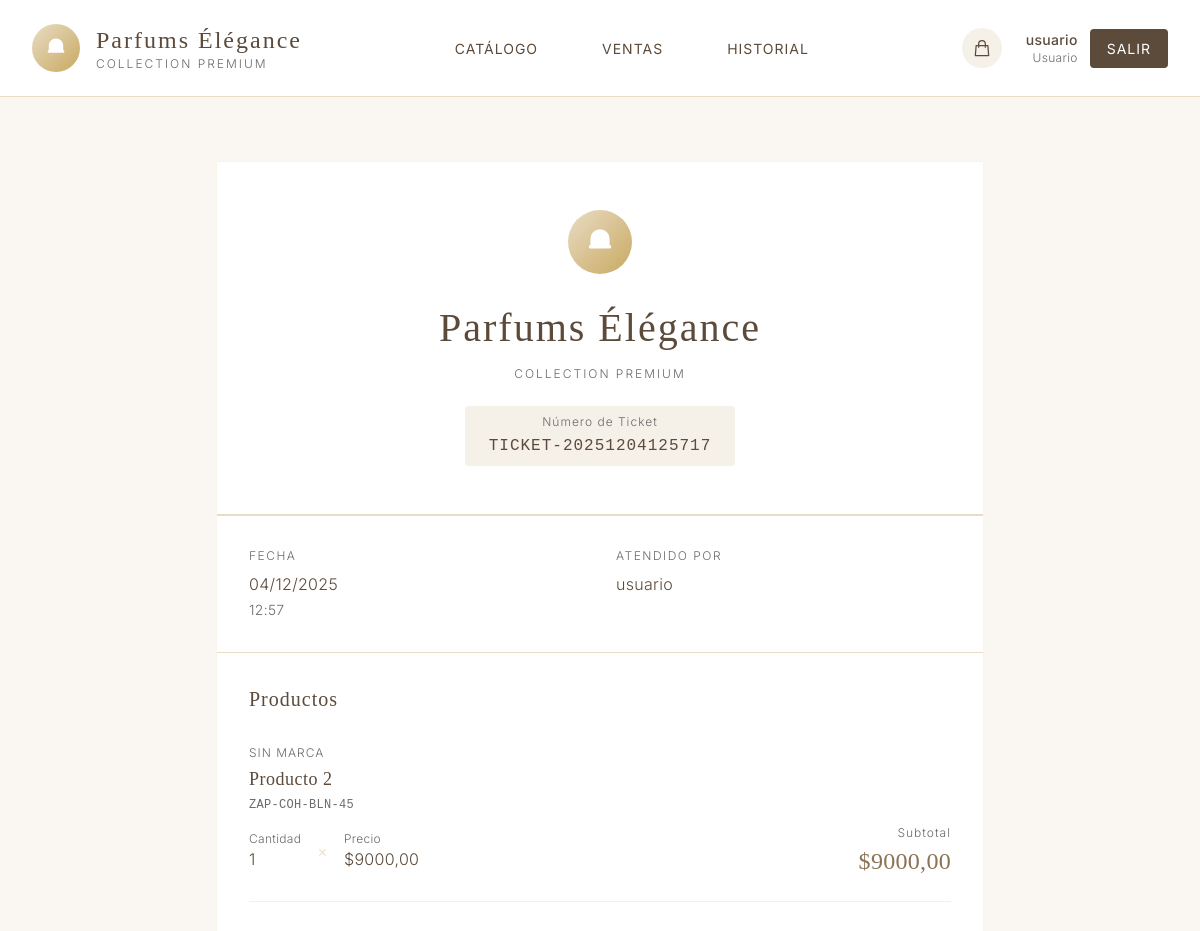
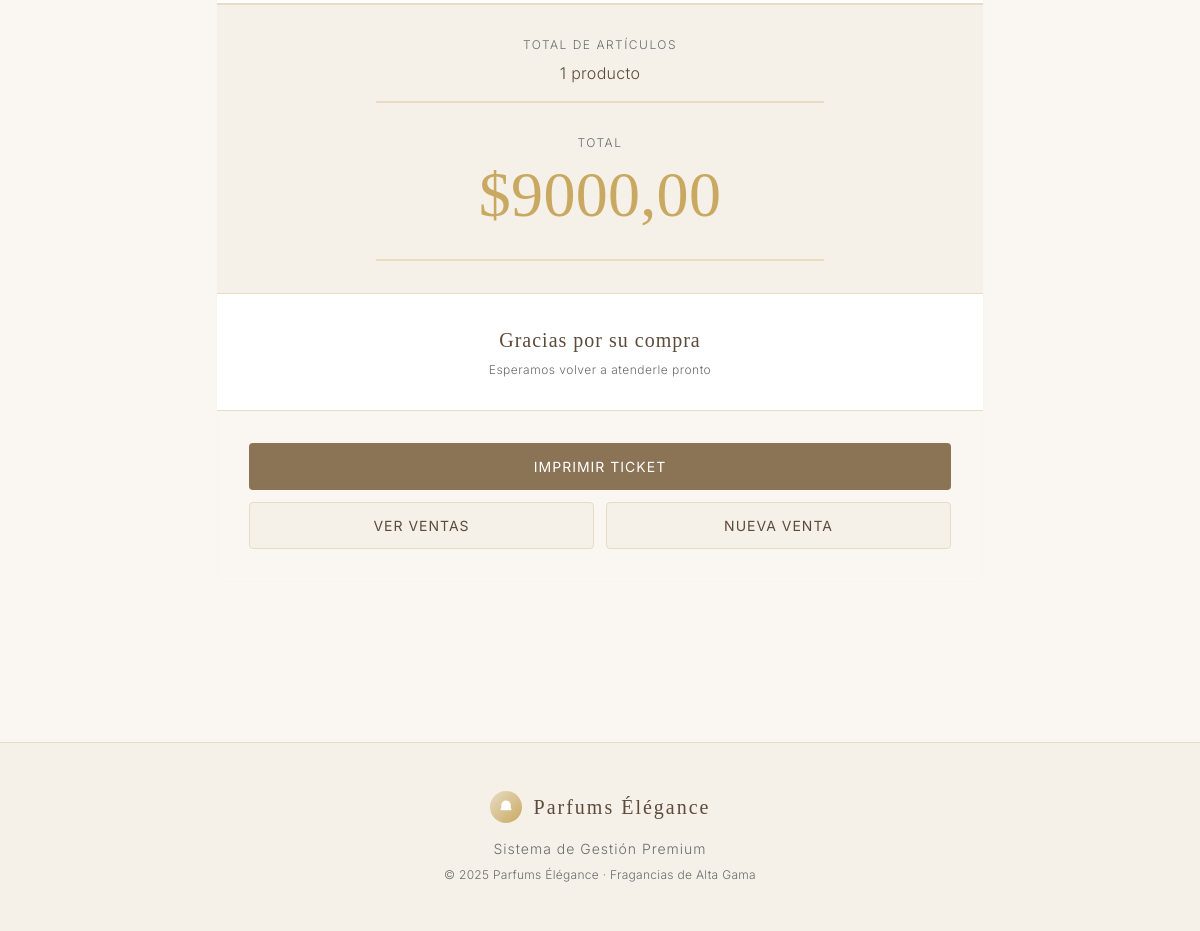
Screenshot of /sales/ticket/1/ (signed in) with the database file from the repository (2 pictures, top to bottom).
### products/models.py (models this page shows, shortened)
class Sale(models.Model):
    user = models.ForeignKey(User, on_delete=models.CASCADE, verbose_name="Usuario que realizó la venta")
    total = models.DecimalField(max_digits=10, decimal_places=2, verbose_name="Total de la venta")
    created_at = models.DateTimeField(auto_now_add=True, verbose_name="Fecha de venta")
    ticket_number = models.CharField(max_length=50, unique=True, verbose_name="Número de ticket")
    class Meta:
        verbose_name = "Venta"
        verbose_name_plural = "Ventas"
        ordering = ['-created_at']
    def get_items_count(self):
        return self.items.aggregate(total=models.Sum('quantity'))['total'] or 0

class SaleItem(models.Model):
    sale = models.ForeignKey(Sale, on_delete=models.CASCADE, related_name='items', verbose_name="Venta")
    product_name = models.CharField(max_length=200, verbose_name="Nombre del producto")
    product_brand = models.CharField(max_length=100, verbose_name="Marca")
    product_sku = models.CharField(max_length=100, verbose_name="SKU")
    quantity = models.IntegerField(verbose_name="Cantidad")
    unit_price = models.DecimalField(max_digits=10, decimal_places=2, verbose_name="Precio unitario")
    subtotal = models.DecimalField(max_digits=10, decimal_places=2, verbose_name="Subtotal")
    class Meta:
        verbose_name = "Item de Venta"
        verbose_name_plural = "Items de Venta"

### products/views.py (the view)
# urls.py: path('sales/ticket/<int:pk>/', views.sale_ticket, name='sale_ticket'),
@login_required
def sale_ticket(request, pk):
    sale = get_object_or_404(Sale, pk=pk)
    return render(request, 'products/sale_ticket.html', {'sale': sale})

### templates/products/sale_ticket.html (shortened to what this page needs)
{% extends 'base.html' %}
{% block content %}
<div class="max-w-3xl mx-auto">
    <div class="minimal-card overflow-hidden" id="ticket">
        <div class="text-center py-12 px-8" style="border-bottom: 2px solid var(--beige);">
            <div class="flex justify-center mb-6">
                <div class="w-16 h-16 rounded-full flex items-center justify-center" style="background: linear-gradient(135deg, var(--beige) 0%, var(--gold-accent) 100%);">
                    <svg class="w-8 h-8 text-white" fill="currentColor" viewBox="0 0 20 20">
                        <path d="M10 2a6 6 0 00-6 6v3.586l-.707.707A1 1 0 004 14h12a1 1 0 00.707-1.707L16 11.586V8a6 6 0 00-6-6z"/>
                    </svg>
                </div>
            </div>
            <h1 class="serif mb-2" style="color: var(--dark-brown); font-size: 2.5rem; font-weight: 300; letter-spacing: 2px;">
                Parfums Élégance
            </h1>
            <p class="text-xs mb-6" style="color: var(--soft-gray); letter-spacing: 2px; text-transform: uppercase;">
                Collection Premium
            </p>
            <div class="inline-block px-6 py-2 rounded" style="background-color: var(--ivory);">
                <p class="text-xs mb-1" style="color: var(--soft-gray); letter-spacing: 1px;">Número de Ticket</p>
                <p class="font-mono text-base font-medium" style="color: var(--dark-brown); letter-spacing: 1px;">
                    {{ sale.ticket_number }}
                </p>
            </div>
        </div>
        <div class="p-8" style="border-bottom: 1px solid var(--beige);">
            <div class="grid grid-cols-2 gap-8">
                <div>
                    <p class="text-xs mb-2" style="color: var(--soft-gray); letter-spacing: 1.5px; text-transform: uppercase;">
                        Fecha
                    </p>
                    <p class="text-base" style="color: var(--dark-brown);">
                        {{ sale.created_at|date:"d/m/Y" }}
                    </p>
                    <p class="text-sm mt-1" style="color: var(--soft-gray);">
                        {{ sale.created_at|date:"H:i" }}
                    </p>
                </div>
                <div>
                    <p class="text-xs mb-2" style="color: var(--soft-gray); letter-spacing: 1.5px; text-transform: uppercase;">
                        Atendido por
                    </p>
                    <p class="text-base" style="color: var(--dark-brown);">
                        {{ sale.user.username }}
                    </p>
                </div>
            </div>
        </div>
        <div class="p-8" style="border-bottom: 2px solid var(--beige);">
            <h2 class="serif text-xl mb-8" style="color: var(--dark-brown); font-weight: 400; letter-spacing: 1px;">
                Productos
            </h2>
            <div class="space-y-6">
                {% for item in sale.items.all %}
                <div class="pb-6" style="border-bottom: 1px solid var(--ivory);">
                    <div class="flex justify-between items-start mb-3">
                        <div class="flex-1">
                            <p class="text-xs mb-1" style="color: var(--soft-gray); letter-spacing: 1px; text-transform: uppercase;">
                                {{ item.product_brand }}
                            </p>
                            <h3 class="serif text-lg" style="color: var(--dark-brown); font-weight: 400; letter-spacing: 0.5px;">
                                {{ item.product_name }}
                            </h3>
                            <p class="text-xs font-mono mt-1" style="color: var(--soft-gray);">
                                {{ item.product_sku }}
                            </p>
                        </div>
                    </div>
                    <div class="flex justify-between items-center">
                        <div class="flex items-center space-x-4">
                            <div>
                                <p class="text-xs" style="color: var(--soft-gray);">Cantidad</p>
                                <p class="text-base" style="color: var(--dark-brown);">{{ item.quantity }}</p>
                            </div>
                            <span style="color: var(--beige);">×</span>
                            <div>
                                <p class="text-xs" style="color: var(--soft-gray);">Precio</p>
                                <p class="text-base" style="color: var(--dark-brown);">${{ item.unit_price }}</p>
                            </div>
                        </div>
                        <div class="text-right">
                            <p class="text-xs mb-1" style="color: var(--soft-gray); letter-spacing: 1px;">Subtotal</p>
                            <p class="serif text-2xl" style="color: var(--soft-brown); font-weight: 500;">
                                ${{ item.subtotal }}
                            </p>
                        </div>
                    </div>
                </div>
                {% endfor %}
            </div>
        </div>
        <div class="p-8 text-center" style="background-color: var(--ivory);">
            <div class="max-w-md mx-auto">
                <div class="mb-4">
                    <p class="text-xs mb-2" style="color: var(--soft-gray); letter-spacing: 1.5px; text-transform: uppercase;">
                        Total de Artículos
                    </p>
                    <p class="text-base" style="color: var(--dark-brown);">
                        {{ sale.get_items_count }} producto{{ sale.get_items_count|pluralize }}
                    </p>
                </div>
                <div class="py-8" style="border-top: 2px solid var(--beige); border-bottom: 2px solid var(--beige);">
                    <p class="text-xs mb-3" style="color: var(--soft-gray); letter-spacing: 1.5px; text-transform: uppercase;">
                        Total
                    </p>
                    <p class="serif" style="color: var(--gold-accent); font-size: 4rem; font-weight: 500; line-height: 1;">
                        ${{ sale.total }}
                    </p>
                </div>
            </div>
        </div>
        <div class="text-center py-8 px-8" style="border-top: 1px solid var(--beige);">
            <p class="serif text-xl mb-2" style="color: var(--dark-brown); letter-spacing: 1px;">
                Gracias por su compra
            </p>
            <p class="text-xs" style="color: var(--soft-gray); letter-spacing: 0.5px;">
                Esperamos volver a atenderle pronto
            </p>
        </div>
        <div class="p-8 no-print space-y-3" style="border-top: 1px solid var(--beige); background-color: var(--cream);">
            <button onclick="window.print()" class="minimal-btn w-full px-6 py-3 rounded text-center" style="background-color: var(--soft-brown); color: white;">
                Imprimir Ticket
            </button>
            <div class="grid grid-cols-2 gap-3">
                <a href="{% url 'sale_list' %}" class="minimal-btn px-6 py-3 rounded text-center" style="background-color: var(--ivory); color: var(--dark-brown); border: 1px solid var(--beige);">
                    Ver Ventas
                </a>
                <a href="{% url 'product_list' %}" class="minimal-btn px-6 py-3 rounded text-center" style="background-color: var(--ivory); color: var(--dark-brown); border: 1px solid var(--beige);">
                    Nueva Venta
                </a>
            </div>
        </div>
    </div>
</div>
{% endblock %}

### templates/base.html (shortened to what this page needs)
<!DOCTYPE html>
<html lang="es">
<head>
    <script src="https://cdn.tailwindcss.com"></script>
</head>
<body class="min-h-screen">
    {% if user.is_authenticated %}
    <nav class="bg-white border-b border-gray-200 sticky top-0 z-50" style="border-color: var(--beige);">
        <div class="max-w-7xl mx-auto px-8">
            <div class="flex justify-between items-center py-6">
                <div class="flex items-center space-x-4">
                    <div class="w-12 h-12 rounded-full flex items-center justify-center" style="background: linear-gradient(135deg, var(--beige) 0%, var(--gold-accent) 100%);">
                        <svg class="w-6 h-6 text-white" fill="currentColor" viewBox="0 0 20 20">
                            <path d="M10 2a6 6 0 00-6 6v3.586l-.707.707A1 1 0 004 14h12a1 1 0 00.707-1.707L16 11.586V8a6 6 0 00-6-6z"/>
                        </svg>
                    </div>
                    <div>
                        <h1 class="serif text-2xl" style="color: var(--dark-brown); letter-spacing: 2px; font-weight: 300;">Parfums Élégance</h1>
                        <p class="text-xs" style="color: var(--soft-gray); letter-spacing: 2px;">COLLECTION PREMIUM</p>
                    </div>
                </div>
                <div class="hidden md:flex items-center space-x-8">
                    <a href="{% url 'product_list' %}" class="nav-link">Catálogo</a>
                    <a href="{% url 'sale_list' %}" class="nav-link">Ventas</a>
                    <a href="{% url 'history_list' %}" class="nav-link">Historial</a>
                </div>
                <div class="flex items-center space-x-6">
                    <a href="{% url 'cart_view' %}" class="relative group">
                        <div class="w-10 h-10 rounded-full flex items-center justify-center transition-all" style="background-color: var(--ivory);">
                            <svg class="w-5 h-5" style="color: var(--dark-brown);" fill="none" stroke="currentColor" viewBox="0 0 24 24">
                                <path stroke-linecap="round" stroke-linejoin="round" stroke-width="1.5" d="M16 11V7a4 4 0 00-8 0v4M5 9h14l1 12H4L5 9z"/>
                            </svg>
                        </div>
                    </a>
                    <div class="flex items-center space-x-3">
                        <div class="text-right">
                            <p class="text-sm font-medium" style="color: var(--dark-brown);">{{ user.username }}</p>
                            <p class="text-xs" style="color: var(--soft-gray);">
                                {% if user.profile.is_admin %}Administrador{% else %}Usuario{% endif %}
                            </p>
                        </div>
                        <a href="{% url 'logout' %}" class="minimal-btn px-4 py-2 rounded" style="background-color: var(--dark-brown); color: white;">
                            Salir
                        </a>
                    </div>
                </div>
            </div>
        </div>
    </nav>
    {% endif %}
    <main class="max-w-7xl mx-auto px-8 py-16 fade-in">
        {% block content %}
        {% endblock %}
    </main>
    {% if user.is_authenticated %}
    <footer class="mt-24 border-t py-12" style="border-color: var(--beige); background-color: var(--ivory);">
        <div class="max-w-7xl mx-auto px-8">
            <div class="text-center">
                <div class="flex items-center justify-center space-x-3 mb-4">
                    <div class="w-8 h-8 rounded-full flex items-center justify-center" style="background: linear-gradient(135deg, var(--beige) 0%, var(--gold-accent) 100%);">
                        <svg class="w-4 h-4 text-white" fill="currentColor" viewBox="0 0 20 20">
                            <path d="M10 2a6 6 0 00-6 6v3.586l-.707.707A1 1 0 004 14h12a1 1 0 00.707-1.707L16 11.586V8a6 6 0 00-6-6z"/>
                        </svg>
                    </div>
                    <h3 class="serif text-xl" style="color: var(--dark-brown); letter-spacing: 2px;">Parfums Élégance</h3>
                </div>
                <p class="text-sm mb-2" style="color: var(--soft-gray); letter-spacing: 1px;">Sistema de Gestión Premium</p>
                <p class="text-xs" style="color: var(--soft-gray);">© 2025 Parfums Élégance · Fragancias de Alta Gama</p>
            </div>
        </div>
    </footer>
    {% endif %}
</body>
</html>

### templates/base.html (style rules this page uses)
:root { --cream: #FAF7F2; --beige: #E8DCC4; --ivory: #F5F1E8; --soft-brown: #8B7355; --dark-brown: #5C4A3A; --gold-accent: #C9A961; --soft-gray: #6B6B6B; --charcoal: #3D3D3D; }
body { font-family: 'Inter', sans-serif; background-color: var(--cream); color: var(--charcoal); font-weight: 300; letter-spacing: 0.3px; }
h1, h2, h3, h4, h5, h6 { font-family: 'Cormorant Garamond', serif; font-weight: 400; letter-spacing: 1px; }
.serif { font-family: 'Cormorant Garamond', serif; }
.minimal-btn { font-family: 'Inter', sans-serif; font-weight: 400; font-size: 0.875rem; letter-spacing: 1px; text-transform: uppercase; transition: all 0.3s ease; border: 1px solid transparent; }
.minimal-card { background: white; border-radius: 2px; transition: all 0.4s cubic-bezier(0.4, 0, 0.2, 1); border: 1px solid rgba(232, 220, 196, 0.3); }
.fade-in { animation: fadeIn 0.6s ease-out; }
.nav-link { position: relative; padding: 8px 16px; color: var(--dark-brown); font-size: 0.875rem; font-weight: 400; letter-spacing: 1px; text-transform: uppercase; transition: color 0.3s ease; }
.nav-link::after { content: ''; position: absolute; bottom: 0; left: 50%; transform: translateX(-50%); width: 0; height: 1px; background: var(--gold-accent); transition: width 0.3s ease; }

### templates/products/sale_ticket.html (style rules this page uses)
nav, footer, .no-print { display: none !important; }
body { background: white !important; }
.max-w-3xl { max-width: 100% !important; }
.minimal-card { box-shadow: none !important; border: 1px solid #E8DCC4 !important; }
* { -webkit-print-color-adjust: exact !important; print-color-adjust: exact !important; }
#ticket { padding: 0 !important; margin: 0 !important; }

### rows the page displays
Sale: ticket_number "TICKET-20251204125717", created_at "04/12/2025", created_at "12:57", user.username "usuario", get_items_count "1", total "9000,00"
SaleItem: product_brand "SIN MARCA", product_name "Producto 2", product_sku "ZAP-COH-BLN-45", quantity "1", unit_price "9000,00", subtotal "9000,00"

### other values shown
{{ user.username }} "usuario"
